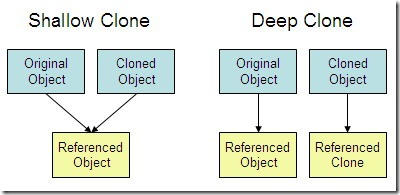
#> input picture 0_figs/copy.jpg, 400 x 195 px, given in place of zelda.jpeg, which was not available
$ jupyter execute 4_FlowControls.ipynb   (Python 2 division)   (text cells are left out)
#> lines starting #> are read from the running program, lines starting #| are printed output that depends on the picture; pictures that were not available may be replaced by others from this repository, and a replacement may not be noted
[cell 1]
from IPython.display import Image
Image('./0_figs/if.jpg')

[cell 2]
# If the number is positive, we print an appropriate message

num = 3
if num > 0:
    print(num, "is a positive number.")
print("This is always printed.")

num = -1
if num > 0:
    print(num, "is a positive number.")
print("This is also always printed.")

[cell 3]
from IPython.display import Image
Image('./0_figs/ifelse.jpg')

[cell 4]
# Program checks if the number is positive or negative
# And displays an appropriate message

num = 3

# Try these two variations as well.
# num = -5
# num = 0

if num >= 0:
    print("Positive or Zero")
else:
    print("Negative number")

[cell 5]
from IPython.display import Image
Image('./0_figs/ifelifelse.jpg')

[cell 6]
# In this program,
# we check if the number is positive or
# negative or zero and
# display an appropriate message

num = 3.4

# Try these two variations as well:
# num = 0
# num = -4.5

if num > 0:
    print("Positive number")
elif num == 0:
    print("Zero")
else:
    print("Negative number")

[cell 7]
# Nested if-else
# In this program, we input a number
# check if the number is positive or
# negative or zero and display
# an appropriate message
# This time we use nested if
num = 5.6 #float(input("Enter a number: "))
if num >= 0:
    if num == 0:
        print("Zero")
    else:
        print("Positive number")
else:
    print("Negative number")

[cell 8]
from IPython.display import Image
Image('./0_figs/forloop.jpg')

[cell 9]
# Program to find the sum of all numbers stored in a list

# List of numbers
numbers = [6, 5, 3, 8, 4, 2, 5, 4, 11]

# variable to store the sum
sum = 0
# iterate over the list
for val in numbers:
    sum = sum+val

# Output: The sum is 48
print("The sum is", sum)

[cell 10]
# Output: range(0, 10)
print(range(10))

# Output: [0, 1, 2, 3, 4, 5, 6, 7, 8, 9]
print(list(range(10)))

# Output: [2, 3, 4, 5, 6, 7]
print(list(range(2, 8)))

# Output: [2, 5, 8, 11, 14, 17]
print(list(range(2, 20, 3)))

[cell 11]
digits = [0, 1, 5]

for i in digits:
    print(i)
else:
    print("No items left.")

[cell 12]
#Erroneous
for i in range(2.0): # range takes only int
    print(i)

[cell 13]
#Empty string
for i in '':
    print(i)

[cell 14]
# Odd numbers n%2==1
for i in range(1,7,2):
    print(i)

[cell 15]
# Even numbers: n%2==0
for i in range(2,7,2):
    print(i)

[cell 16]
list1 = [1,2,3,4,5]
for num in list1:
    print(num)

[cell 17]
for letter in 'Mekelle':
    print(letter)

[cell 18]
d = {'k1':1,'k2':2,'k3':3}
for item in d:
    print(item)

[cell 19]
d = {'k1':1,'k2':2,'k3':3}
for k,v in d.items():
    print(k,v)

[cell 20]
#Infinite for loops
def infinity():
    while True:
        yield

b=0
for _ in infinity():
    #pass
    print('inf')
    if b==3:
        break
    b+=1

[cell 21]
import itertools
b=0
for x in itertools.repeat(1):
    #pass
    print(x)
    if b==3:
        break
    b+=1

[cell 22]
from itertools import cycle
b=0
for t in cycle(range(0, 4)):
    print(t)
    if b==6:
        break
    b+=1

[cell 23]
for i in range(0): #range must have at least one argument
    print("The value of i is currently", i)

[cell 24]
i = 111
for i in range(2, 1):
    print(i)
else:
    print("else:", i)

[cell 25]
from IPython.display import Image
Image('./0_figs/whileloop.jpg')

[cell 26]
# Program to add natural
# numbers upto
# sum = 1+2+3+...+n

# To take input from the user,
# n = int(input("Enter n: "))

n = 10

# initialize sum and counter
sum = 0
i = 1

while i <= n:
    sum = sum + i
    i = i+1    # update counter

# print the sum
print("The sum is", sum)

[cell 27]
# Example to illustrate
# the use of else statement
# with the while loop
counter = 0
while counter < 3:
    print("Inside loop")
    counter = counter + 1
else:
    print("Inside else")

[cell 28]
counter = 0
while counter < 3:
    print("Inside loop")
    counter = counter + 1
    break
else:
    print("Inside else")

[cell 29]
i=0
while True:
    print(i)
    if i==3:
        break
    i+=1
i=0
while 1:
    print(i)
    if i==3:
        break
    i+=1
i=0
while 2==2:
    print(i)
    if i==3:
        break
    i+=1

[cell 30]
True +1

[cell 31]
i = 5
while i < 5:
    print(i)
    i += 1
else:
    print("else:", i)

[cell 32]
a=[[1,2,3],[3,4,6]]
lst=[]
for i in a:
    for v in i:
        lst.append(v)
print(lst)

[cell 33]
a=[[1,2,3],[3,4,6]]
lst=[y for x in a for y in x]
lst

[cell 34]
a=[[1,2,3],[3,4,6],[2,7]]
[ y for x in a if len(x) > 2 for y in x ]

[cell 35]
from IPython.display import Image
Image('./0_figs/break.jpg')

[cell 36]
# Use of break statement inside loop

for val in "string":
    if val == "i":
        break
    print(val)

print("The end")

[cell 37]
from IPython.display import Image
Image('./0_figs/continue.jpg')

[cell 38]
# Program to show the use of continue statement inside loops

for val in "string":
    if val == "i":
        continue
    print(val)

print("The end")

[cell 39]
# pass is just a placeholder for
# functionality to be added later.
sequence = {'p', 'a', 's', 's'}
for val in sequence:
    pass

def function(args):
    pass

class example:
    pass

[cell 40]
if None:
    print("Hello")

[cell 41]
i = sum = 0
while i <= 4:
    sum += i
    i = i+1
print(sum)

[cell 42]
for char in 'PYTHON STRING':
    if char == ' ':
        break
    print(char, end='')

    if char == 'O':
        continue

[cell 43]
for i in range (1, 3):
    print(i)

[cell 44]
for i in range (1, 3):
    print("Hello")

[cell 45]
for _ in range (1, 3):
    print("Hello")

[cell 46]
from numpy import r_
import numpy as np

[cell 47]
np.r_[np.array([1,2,3]), 0, 0, np.array([4,5,6])]

[cell 48]
np.r_[-1:1:6j, [0]*3, 5, 6]

[cell 49]
from PIL import Image
im = Image.open("./0_figs/zelda.jpeg")
#> im is the input picture: PIL image 400x195 RGB; mean R, G, B 225.1, 231, 222.4
r, g, b = im.split()
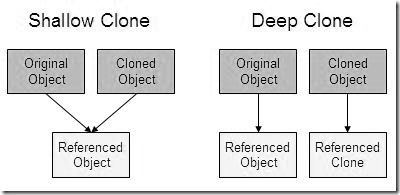
#> r: PIL image 400x195 L; min 0, max 255, mean 225.1
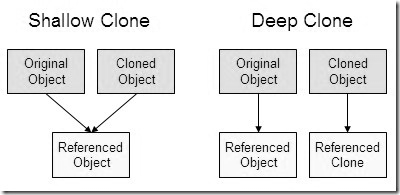
#> g: PIL image 400x195 L; min 0, max 255, mean 231
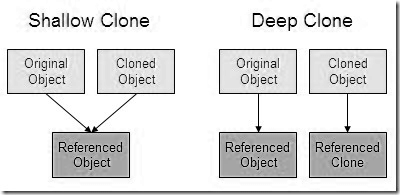
#> b: PIL image 400x195 L; min 0, max 255, mean 222.4
g = g.resize((256,256))
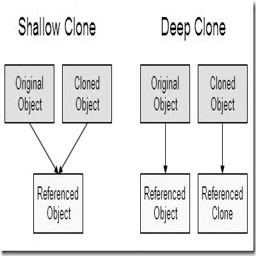
#> g: PIL image 256x256 L; min 0, max 255, mean 230.6
g

[cell 50]
g = np.array(g)
imsize = g.shape
#> imsize = (256, 256)

[cell 51]
r_[:imsize[0]:32] # same as r_[:imsize[0]:32] --> r_[start:size:step]
#> Out = [0, 32, 64, 96, 128, 160, 192, 224]

[cell 52]
r_[32:imsize[0]:32]
#> Out = [32, 64, 96, 128, 160, 192, 224]

[cell 53]
# Extract an 8x8 block
g[0:(0+8),0:(0+8)]

[cell 54]
lst = []
for i in r_[:imsize[0]:8]:
    lst.append(i)
print(lst)
#| [0, 8, 16, 24, 32, 40, 48, 56, 64, 72, 80, 88, 96, 104, 112, 120, 128, 136, 144, 152, 160, 168, 176, 184, 192, 200, 208, 216, 224, 232, 240, 248]

[cell 55]
i=1
while i<11:
    print(i,end=",")
    i+=True

[cell 56]
i=1
while i<6:
    for j in range(1,i+1):
        print(j,end=" ")
    print()
    i+=True

$ run again, on 0_figs/dcopy.jpg
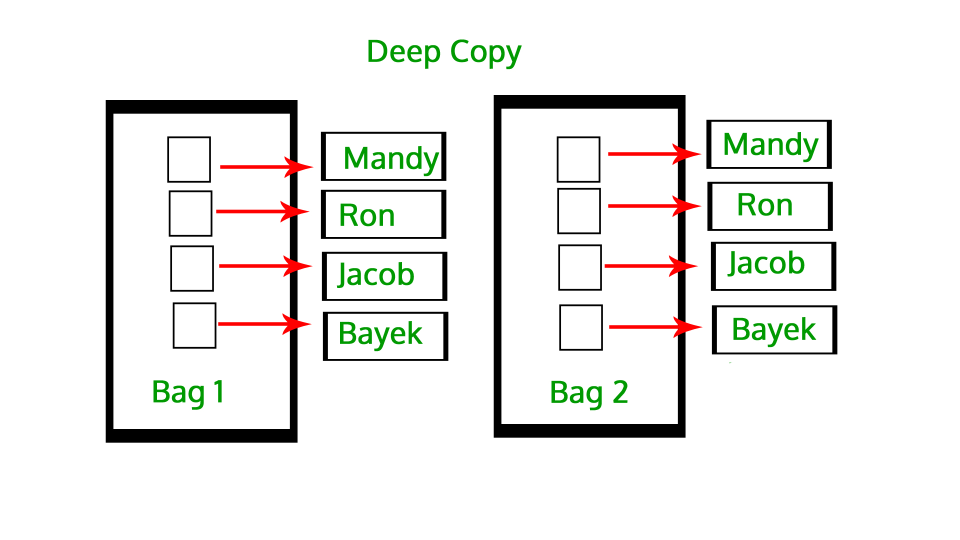
#> input picture 0_figs/dcopy.jpg, 1920 x 1080 px, given in place of zelda.jpeg, which was not available (shown at 1/2 size)
#> im is the input picture: PIL image 1920x1080 RGB; mean R, G, B 236.6, 237.1, 234.8
#> `r, g, b = im.split()`:
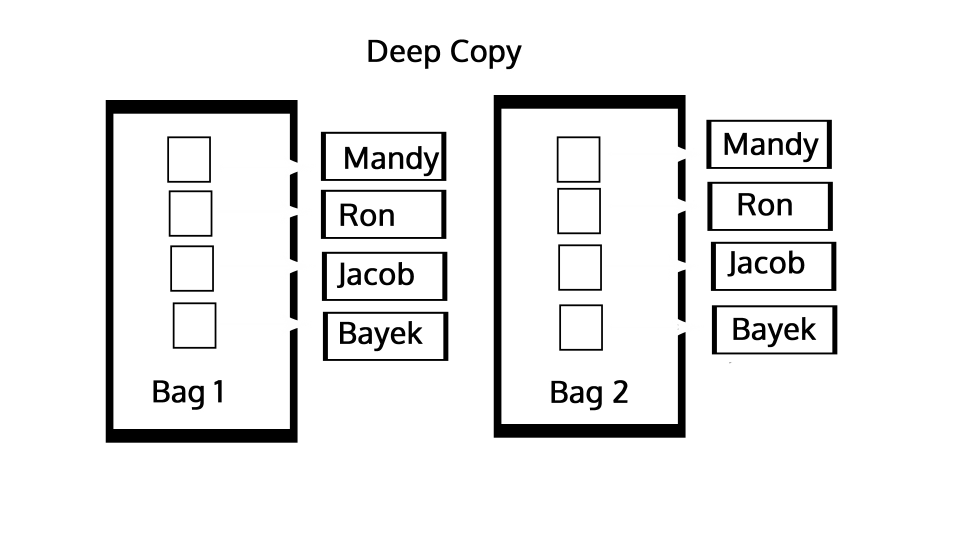
#> r: PIL image 1920x1080 L (shown at 1/2 size); min 0, max 255, mean 236.6
#> `g = g.resize((256,256))`:
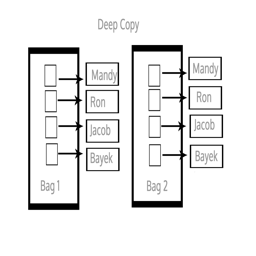
#> g: PIL image 256x256 L; min 0, max 255, mean 236.9
#| [0, 8, 16, 24, 32, 40, 48, 56, 64, 72, 80, 88, 96, 104, 112, 120, 128, 136, 144, 152, 160, 168, 176, 184, 192, 200, 208, 216, 224, 232, 240, 248]

$ run again, on 0_figs/deq.jpg
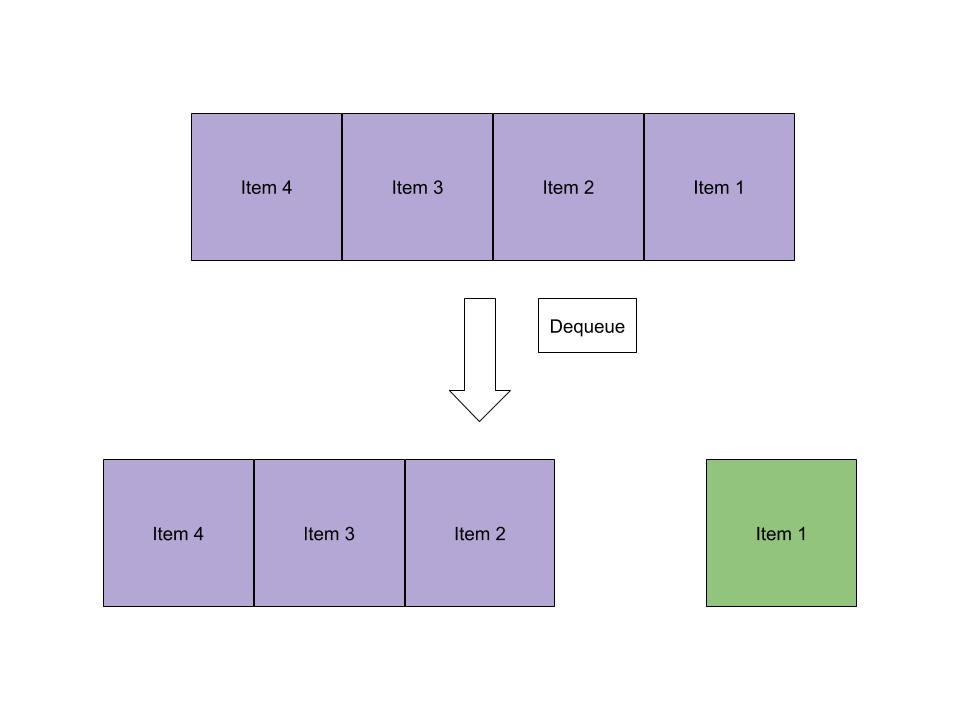
#> input picture 0_figs/deq.jpg, 960 x 720 px, given in place of zelda.jpeg, which was not available
#> im is the input picture: PIL image 960x720 RGB; mean R, G, B 232.5, 231.3, 239.1
#> `r, g, b = im.split()`:
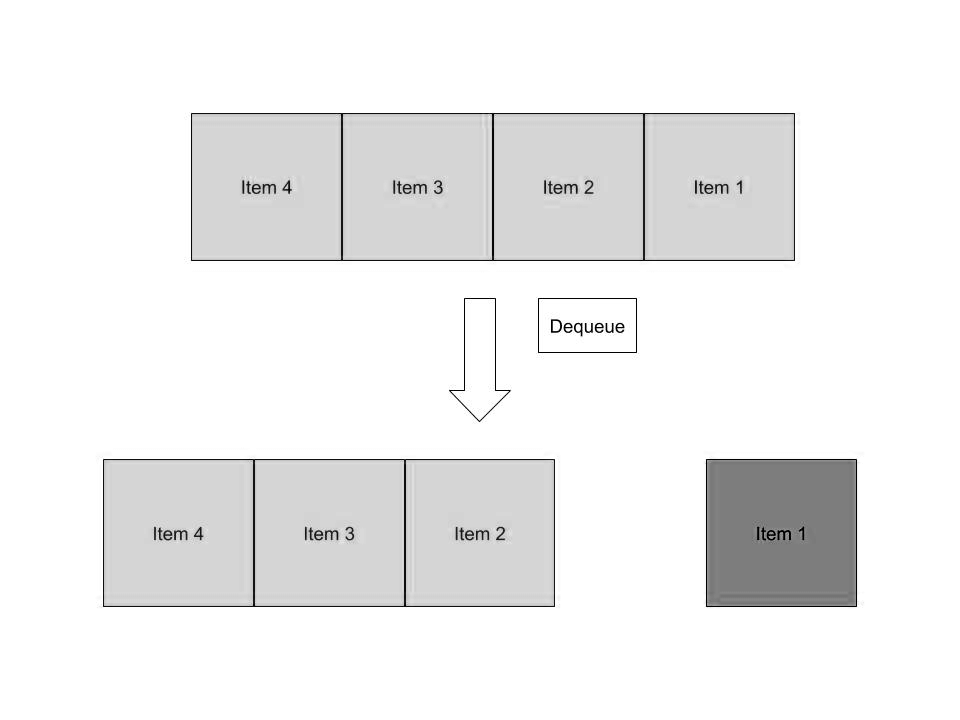
#> b: PIL image 960x720 L; min 0, max 255, mean 239.1
#> `g = g.resize((256,256))`:
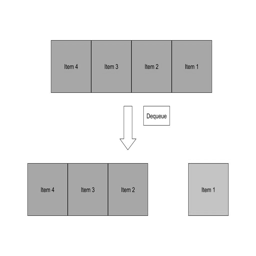
#> g: PIL image 256x256 L; min 53, max 255, mean 231.2
#| [0, 8, 16, 24, 32, 40, 48, 56, 64, 72, 80, 88, 96, 104, 112, 120, 128, 136, 144, 152, 160, 168, 176, 184, 192, 200, 208, 216, 224, 232, 240, 248]
